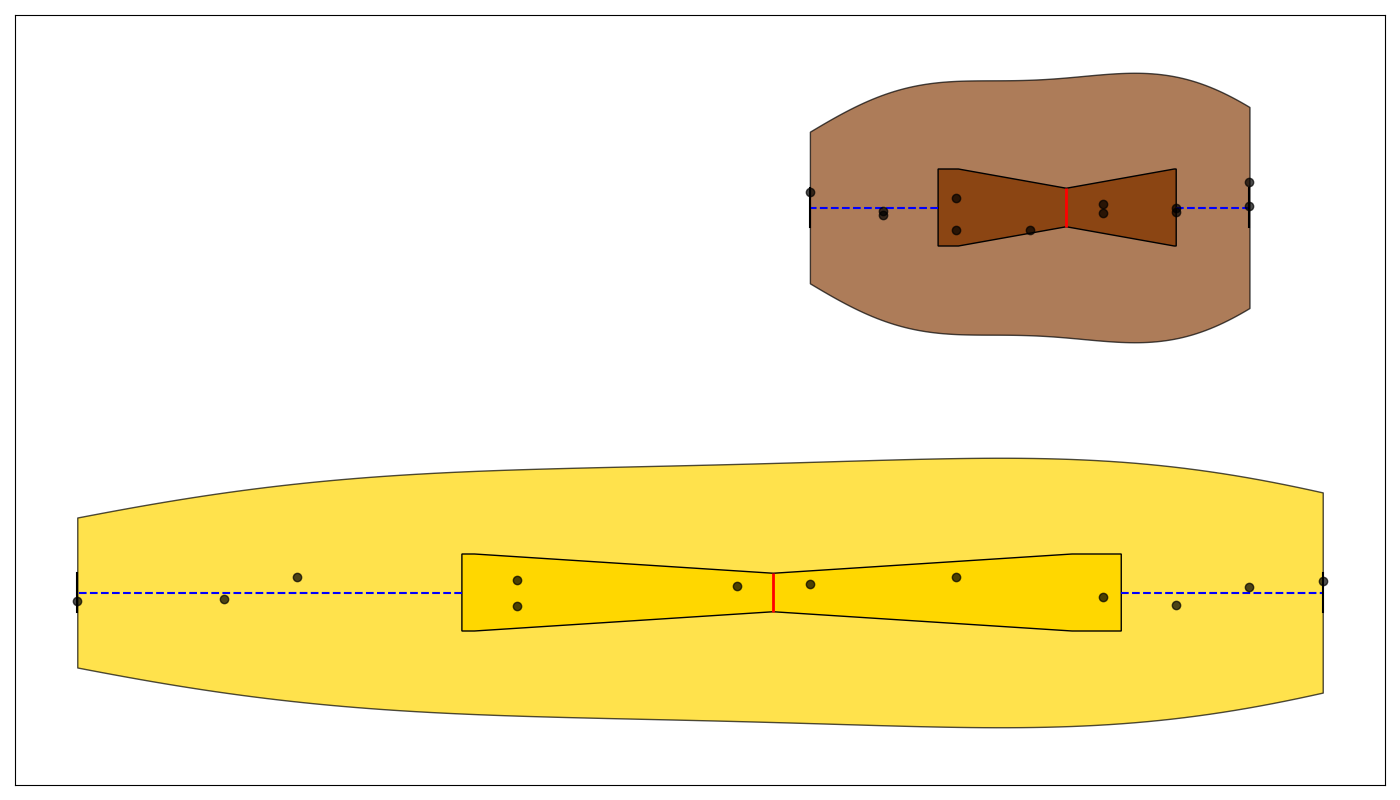

This figure's Python source:
import matplotlib.pyplot as plt
import numpy as np

temperate_temperatures = [12, 15, 18, 21, 24, 27, 29, 28, 26, 22, 18, 14]
tropical_temperatures = [22, 23, 24, 25, 26, 27, 28, 28, 27, 26, 24, 23]
data = [temperate_temperatures, tropical_temperatures]

fig, ax = plt.subplots(figsize=(14, 8))

vparts = ax.violinplot(data, vert=False, showmeans=False, showmedians=False, showextrema=False, widths=0.7)

shuffled_colors = ['#FFD700', '#8B4513']

for i, pc in enumerate(vparts['bodies']):
    pc.set_facecolor(shuffled_colors[i])
    pc.set_edgecolor('black')
    pc.set_alpha(0.7)

box = ax.boxplot(data, patch_artist=True, notch=True, vert=False, widths=0.2, showfliers=False)

for patch, color in zip(box['boxes'], shuffled_colors):
    patch.set_facecolor(color)
plt.setp(box['medians'], color='red', linewidth=2)
plt.setp(box['whiskers'], color='blue', linewidth=1.5, linestyle='--')
plt.setp(box['caps'], color='black', linewidth=1.5)

for i, temp_data in enumerate(data):
    y = np.random.normal(i + 1, 0.04, size=len(temp_data))
    ax.scatter(temp_data, y, alpha=0.7, color='black', zorder=5)

ax.xaxis.grid(True, linestyle='--', alpha=0.7)
plt.xticks([])
plt.yticks([])

plt.tight_layout()
plt.show()
